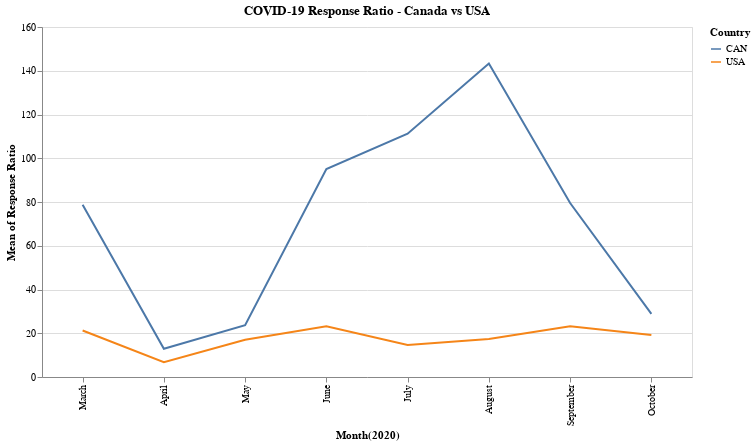

Notebook cell for this chart:
### Code cell
(alt.Chart(covid_US_CAN, title="COVID-19 Response Ratio - Canada vs USA").mark_line().encode(
    alt.X("month", sort = list(lookup.values()), title = "Month(2020)"),
    alt.Y("mean(response_ratio)",title = "Mean of Response Ratio"),
    color = alt.Color ("iso_code", legend=alt.Legend(title = "Country"))
)).properties(height = 350, width = 650)

### Figure 1 — Vega-Lite specification as saved in the notebook (floating-point values rounded to 4 significant figures; data arrays with more than 128 entries replaced by an {"elided": "..."} marker saying what was removed)
{"$schema": "https://vega.github.io/schema/vega-lite/v4.8.1.json", "config": {"view": {"continuousHeight": 300, "continuousWidth": 400}}, "data": {"name": "data-a632302994f01c6456f313520eaec94d"}, "datasets": {"data-a632302994f01c6456f313520eaec94d": {"elided": "472 records"}}, "encoding": {"color": {"field": "iso_code", "legend": {"title": "Country"}, "type": "nominal"}, "x": {"field": "month", "sort": ["January", "February", "March", "April", "May", "June", "July", "August", "September", "October", "November", "December"], "title": "Month(2020)", "type": "nominal"}, "y": {"aggregate": "mean", "field": "response_ratio", "title": "Mean of Response Ratio", "type": "quantitative"}}, "height": 350, "mark": "line", "title": "COVID-19 Response Ratio - Canada vs USA", "width": 650}
